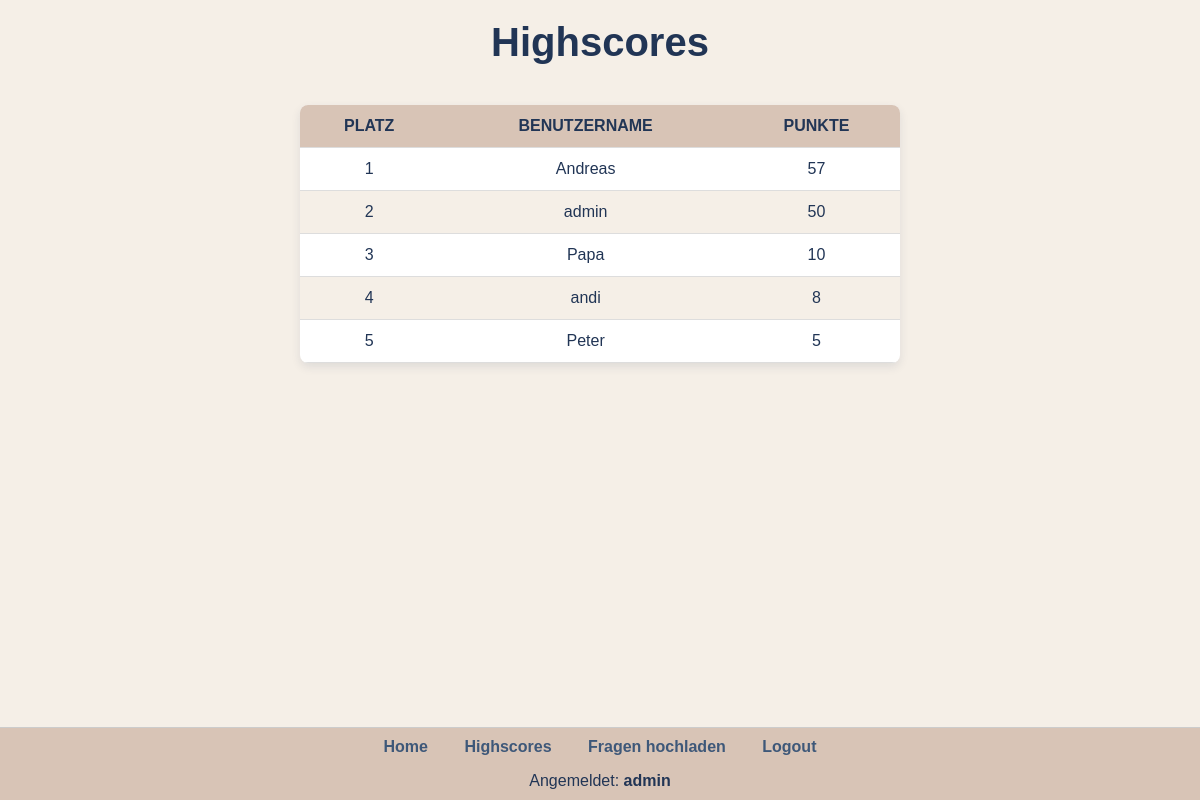
/highscores (signed in), run on the app's committed database.
### app.py (models this page shows, shortened)
class User(db.Model):
    id = db.Column(db.Integer, primary_key=True)
    username = db.Column(db.String(50), unique=True, nullable=False)
    password_hash = db.Column(db.String(128), nullable=False)
    score = db.Column(db.Integer, default=0)  # Neuer Wert für den Score

### app.py (the view)
@app.route('/highscores', methods=['GET'])
def highscores():
    users = User.query.order_by(User.score.desc()).all()  # Nach Score sortieren
    return render_template('highscores.html', users=users)

### app.py (called while the page is built)
@app.before_request
def clear_session():
    if not hasattr(app, 'session_cleared'):
        session.clear()
        app.session_cleared = True  # Flag setzen, um mehrfaches Leeren zu verhindern

### templates/highscores.html (shortened to what this page needs)
<!DOCTYPE html>
<html lang="en">
  <head>
    <link rel="stylesheet" href="/static/style.css" />
    <link rel="stylesheet" href="/static/highscore.css" />
  </head>
  <body>
    <h1>Highscores</h1>
    <table>
      <thead>
        <tr>
          <th>Platz</th>
          <th>Benutzername</th>
          <th>Punkte</th>
        </tr>
      </thead>
      <tbody>
        {% for user in users %}
        <tr>
          <td>{{ loop.index }}</td>
          <td>{{ user.username }}</td>
          <td>{{ user.score }}</td>
        </tr>
        {% endfor %}
      </tbody>
    </table>
    {% include 'footer.html' %}
  </body>
</html>

### templates/footer.html
<footer>
  <nav>
    <a href="/">Home</a>
    <a href="/highscores">Highscores</a>
    {% if session.username == 'admin' %}
    <a href="/upload-questions">Fragen hochladen</a>
    {% endif %} {% if session.username %}
    <a href="/logout">Logout</a>
    {% endif %}
  </nav>
  <div>
    {% if session.username %} Angemeldet: <b> {{ session.username }} </b> {%
    else %} Nicht angemeldet {% endif %}
  </div>
</footer>

### static/style.css (style rules this page uses)
body { font-family: Arial, sans-serif; background-color: #f5efe7; color: #213555; margin: 0; padding: 0; display: flex; justify-content: center; align-items: center; height: 100vh; }
footer { position: fixed; bottom: 0; width: 100%; background-color: #d8c4b6; text-align: center; padding: 10px; border-top: 1px solid #ccc; color: #213555; }
footer div { margin-top: 1rem; }
a { text-decoration: none; color: #3e5879; font-weight: bold; transition: color 0.3s ease; padding: 1rem; }
table { width: 50%; margin: 20px auto; border-collapse: collapse; box-shadow: 0 4px 10px rgba(33, 53, 85, 0.1); border-radius: 8px; overflow: hidden; }
th, td { padding: 12px; text-align: center; border-bottom: 1px solid #ddd; color: #213555; }
th { background-color: #d8c4b6; font-weight: bold; text-transform: uppercase; }
tr:nth-child(even) { background-color: #f5efe7; }
h1 { text-align: center; font-size: 2.5rem; color: #213555; margin-top: 20px; }

### static/highscore.css (style rules this page uses)
body { display: flex; flex-direction: column; justify-content: flex-start; align-items: center; min-height: 100vh; margin: 0; background-color: #f5efe7; }
h1 { margin: 20px 0; color: #213555; font-size: 2.5rem; }
table { border-collapse: collapse; width: 50%; box-shadow: 0 4px 10px rgba(33, 53, 85, 0.1); border-radius: 8px; overflow: hidden; background-color: #fff; }
th, td { text-align: center; padding: 12px; border-bottom: 1px solid #ddd; }
th { background-color: #d8c4b6; font-weight: bold; }
tr:nth-child(even) { background-color: #f5efe7; }

### data on the page
User: username "Andreas", score "57"
User: username "admin", score "50"
User: username "Papa", score "10"
User: username "andi", score "8"
User: username "Peter", score "5"
